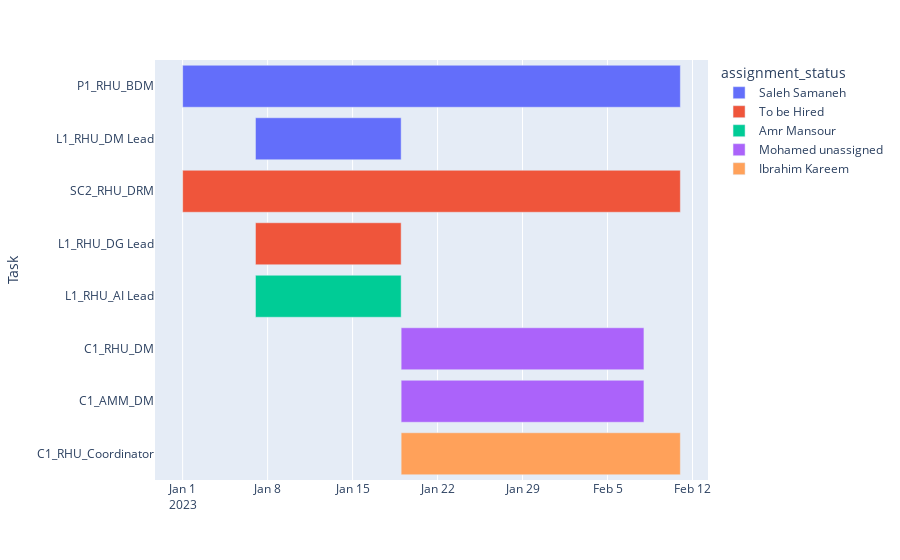

Notebook code for this chart:
### Code cell
utils.plot_assignment_gantt_chart(pd_2)

### Figure 1 — Plotly figure (JSON) as saved in the notebook; plotly's stock layout.template omitted (floating-point values rounded to 4 significant figures)
{"data": [{"alignmentgroup": "True", "base": ["2023-01-01T00:00:00", "2023-01-07T00:00:00"], "hovertemplate": "assignment_status=Saleh Samaneh<br>Start=%{base}<br>End=%{x}<br>Task=%{y}<extra></extra>", "legendgroup": "Saleh Samaneh", "marker": {"color": "#636efa", "pattern": {"shape": ""}}, "name": "Saleh Samaneh", "offsetgroup": "Saleh Samaneh", "orientation": "h", "showlegend": true, "textposition": "auto", "type": "bar", "x": [3542400000, 1036800000], "xaxis": "x", "y": ["P1_RHU_BDM", "L1_RHU_DM Lead"], "yaxis": "y"}, {"alignmentgroup": "True", "base": ["2023-01-01T00:00:00", "2023-01-07T00:00:00"], "hovertemplate": "assignment_status=To be Hired<br>Start=%{base}<br>End=%{x}<br>Task=%{y}<extra></extra>", "legendgroup": "To be Hired", "marker": {"color": "#EF553B", "pattern": {"shape": ""}}, "name": "To be Hired", "offsetgroup": "To be Hired", "orientation": "h", "showlegend": true, "textposition": "auto", "type": "bar", "x": [3542400000, 1036800000], "xaxis": "x", "y": ["SC2_RHU_DRM", "L1_RHU_DG Lead"], "yaxis": "y"}, {"alignmentgroup": "True", "base": ["2023-01-07T00:00:00"], "hovertemplate": "assignment_status=Amr Mansour<br>Start=%{base}<br>End=%{x}<br>Task=%{y}<extra></extra>", "legendgroup": "Amr Mansour", "marker": {"color": "#00cc96", "pattern": {"shape": ""}}, "name": "Amr Mansour", "offsetgroup": "Amr Mansour", "orientation": "h", "showlegend": true, "textposition": "auto", "type": "bar", "x": [1036800000], "xaxis": "x", "y": ["L1_RHU_AI Lead"], "yaxis": "y"}, {"alignmentgroup": "True", "base": ["2023-01-19T00:00:00", "2023-01-19T00:00:00"], "hovertemplate": "assignment_status=Mohamed unassigned<br>Start=%{base}<br>End=%{x}<br>Task=%{y}<extra></extra>", "legendgroup": "Mohamed unassigned", "marker": {"color": "#ab63fa", "pattern": {"shape": ""}}, "name": "Mohamed unassigned", "offsetgroup": "Mohamed unassigned", "orientation": "h", "showlegend": true, "textposition": "auto", "type": "bar", "x": [1728000000, 1728000000], "xaxis": "x", "y": ["C1_RHU_DM", "C1_AMM_DM"], "yaxis": "y"}, {"alignmentgroup": "True", "base": ["2023-01-19T00:00:00"], "hovertemplate": "assignment_status=Ibrahim Kareem<br>Start=%{base}<br>End=%{x}<br>Task=%{y}<extra></extra>", "legendgroup": "Ibrahim Kareem", "marker": {"color": "#FFA15A", "pattern": {"shape": ""}}, "name": "Ibrahim Kareem", "offsetgroup": "Ibrahim Kareem", "orientation": "h", "showlegend": true, "textposition": "auto", "type": "bar", "x": [1987200000], "xaxis": "x", "y": ["C1_RHU_Coordinator"], "yaxis": "y"}], "layout": {"barmode": "overlay", "legend": {"title": {"text": "assignment_status"}, "tracegroupgap": 0}, "margin": {"t": 60}, "xaxis": {"anchor": "y", "domain": [0, 1], "type": "date"}, "yaxis": {"anchor": "x", "autorange": "reversed", "domain": [0, 1], "title": {"text": "Task"}}}}
